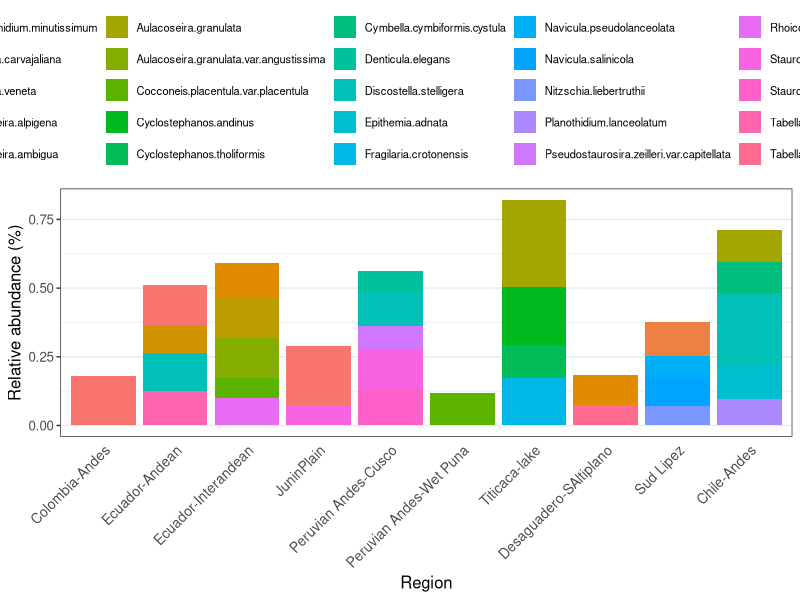
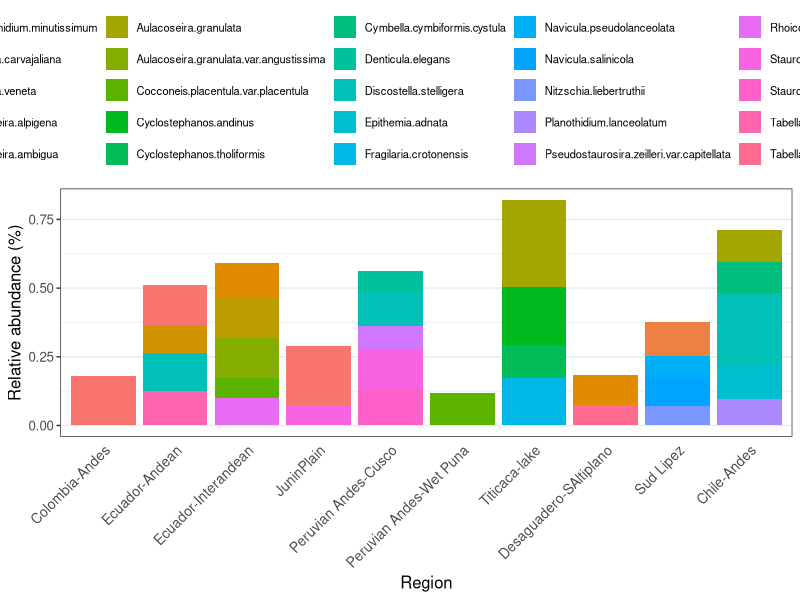

Generate these figures, in order, with R:
library(vegan)
library(cluster)
library(tidyverse)

## Read in data
# lakes_predictors from
lake_predictors <- read.csv("results/lakes_predictors.csv", row.names=1) %>%
  filter(!str_detect(region, "Chile-Coastal")) %>%
  mutate(region=str_replace(region,"Cusco","Peruvian Andes-Cusco")) %>%
  mutate(region=str_replace(region,"Cochabamba","Desaguadero-SAltiplano")) %>%
  mutate(region=str_replace(region, "Peru-Andean eastern", "Peruvian Andes-Wet Puna")) %>%
  mutate(region=str_replace(region, "Peru-Andean Puna", "Peruvian Andes-Wet Puna")) %>%
  mutate(region=str_replace(region, "Chile-Andean", "Chile-Andes"))

rownames(lake_predictors) <- lake_predictors$Row.names

chile_coastal <- paste(c("Chl-Crr_Aculeo","Chl-Crr_Batuco","Chl-Crr_CingsdNm", "Chl-Crr_LgnAlbfr"), collapse = '|')
diatoms <- read.csv("results/diatoms.csv") %>%
  filter(!str_detect(X, chile_coastal))

rownames(diatoms) <- diatoms[,1] #remove first column
diatoms[,1] <- NULL

diatoms <- diatoms[,colSums(diatoms)>0]


#This is for prepare data to map diatom community cluster composition
##this is to group species by ecological groups
###Read data diatom training set and environmental data
environmental_data_lakes <- read.csv("data/environmental_data_lakes.csv") %>%
  mutate(lake_depth_ratio=Lake_area/Depth_avg) %>%
  mutate(lake_catch_ratio=Lake_area/Wshd_area) %>%
  mutate(catch_vol_ratio=Wshd_area/Vol_total)

rownames(environmental_data_lakes) <- environmental_data_lakes$code

training <- read.csv("data/diatomsTrainingSetDEF.csv", row.names = 1) #with updated diatom taxonomy and selected spp (>3% of RA and present in >2 samples) plus Miriam's Llaviucu slides
richness<- apply(training>0,1,sum)

#Regions
lake_regions <- read.csv("data/regions.csv", row.names = 1)

##Merge training set and regions datasets
modern_lakes <- merge(training, lake_regions, by="row.names")

#transform dataframe to tidy format
df_thin <- modern_lakes %>%
  gather(key = taxa, value = count, -Row.names, -region)#don't gather region

#import dataframe wiht old and new names to group
changes_training <- read.csv("data/old_new_nms_trainingset.csv", stringsAsFactors = FALSE)

#spread
new <- df_thin %>%
  mutate(taxa = plyr::mapvalues(taxa, from = changes_training$old, to = changes_training$new_1)) %>%
  group_by(region, Row.names, taxa) %>%
  summarise(count = sum(count)) %>%
  spread(key = taxa, value = count)

levels(new$region)

# select our outlier samples with high planktic spp abundance
new <- new %>%
  filter(Fragilaria.crotonensis < 40) %>%
  filter(Cyclostephanos.tholiformis < 40) %>%
  filter(Cyclostephanos.andinus < 40) %>%
  as.data.frame()

training <- new[, -which(names(new) %in% c("Row.names", "region"))]

cluster_data <- new[,colnames(new[,3:ncol(new)])]

new <- new %>%
  filter(!str_detect(region, "Chile-Coastal")) %>%
  mutate(region=str_replace(region,"Cusco","Peruvian Andes-Cusco")) %>%
  mutate(region=str_replace(region,"Cochabamba","Desaguadero-SAltiplano")) %>%
  mutate(region=str_replace(region, "Peru-Andean eastern", "Peruvian Andes-Wet Puna")) %>%
  mutate(region=str_replace(region, "Peru-Andean Puna", "Peruvian Andes-Wet Puna"))%>%
  mutate(region=str_replace(region, "Chile-Andean", "Chile-Andes")) %>%
  as.data.frame()

cluster_data <- new[,colnames(new[,3:ncol(new)])]
region <- factor(new$region, levels = c("Colombia-Andes", "Ecuador-Andean",
                                        "Ecuador-Interandean", "JuninPlain", "Peruvian Andes-Cusco", "Peruvian Andes-Wet Puna", "Titicaca-lake",
                                        "Desaguadero-SAltiplano", "Sud Lipez", "Chile-Andes"))


top_spp <- colnames(cluster_data)
top_spp <- match(top_spp, names(cluster_data))
region_n <- as.numeric(region)

library(plyr)
cluster_composition = ddply(cluster_data, .(region),
                            function(x){
                              x = decostand(x,method ="total") 
                              out_data = data.frame(species = c(names(x)[top_spp]),
                                                    proportion = rep(0,times=length(top_spp)))
                              for(i in 1:length(top_spp)){
                                out_data[i,2] = mean(x[,top_spp[i]])
                              }
                              return(out_data)
                            })

# here select most abundant spp per region
most_abundant <- cluster_composition %>% 
  group_by(region, species) %>%
  filter(proportion>0.07) %>% 
  ungroup() 

most_abundant$region <- factor(most_abundant$region, levels = c("Colombia-Andes", "Ecuador-Andean",
                                        "Ecuador-Interandean", "JuninPlain", "Peruvian Andes-Cusco", "Peruvian Andes-Wet Puna", "Titicaca-lake",
                                        "Desaguadero-SAltiplano", "Sud Lipez", "Chile-Andes"))

plt <- ggplot(data=most_abundant, aes(x=region, y=proportion)) +
  geom_bar(stat="identity", aes(order=region,fill=species)) +
  scale_y_continuous("Relative abundance (%)",breaks = c(0,0.25,0.5,0.75,1))+
  scale_x_discrete("Region")+
  theme_bw()+
  theme(text= element_text(size=12),panel.grid.major.x = element_blank(),
        axis.text.x=element_text(size=10, angle = 45, hjust = 1),
        axis.ticks.x=element_blank(),legend.direction="horizontal",
        legend.position = "top",
        legend.text=element_text(size=8),
        legend.title = element_blank())
plt  

ggsave("figures/Fig_abundantspp.png", plt, height = 8, width = 12)


